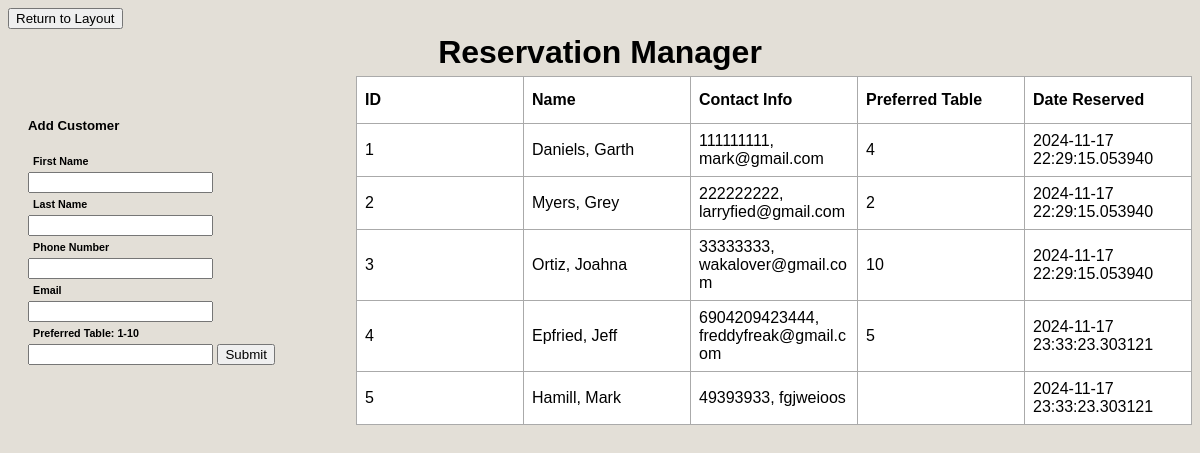
Page /reservation_manager on the earlier database version.
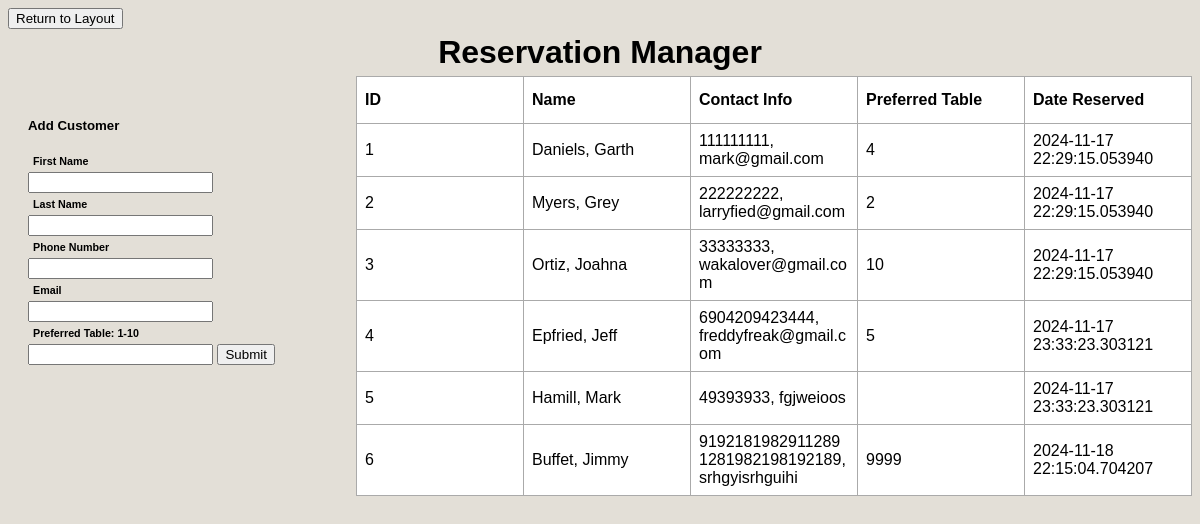
Same page on the later database version.
### main.py (models this page shows, shortened)
class Customer(db.Model):
    cust_id = db.Column(db.Integer, primary_key=True, autoincrement=True)
    cust_first_name = db.Column(db.String(50), nullable=False)
    cust_last_name = db.Column(db.String(50), nullable=False)
    phone_no = db.Column(db.String(10), unique=True, nullable=False)
    email = db.Column(db.String(60), unique=True, nullable=False)
    pref_table = db.Column(db.Integer, db.ForeignKey("table.table_id"))
    date_created = db.Column(db.DateTime, default = datetime.now(), nullable=False)
    date_reserved = db.Column(db.DateTime, default = datetime.now(), nullable=False)

### main.py (the view)
@app.route('/reservation_manager', methods=['GET','POST'])
def add_reservation():
    if request.method == 'POST':
        cust_first_name = request.form['First Name']
        cust_last_name = request.form['Last Name']
        phone_no = request.form['Phone No.']
        email = request.form['Email']
        pref_table = request.form['Preferred Table']
        try:
            db.session.add(Customer(cust_first_name,
                                    cust_last_name,
                                    phone_no, email,
                                    pref_table))
            db.session.commit()
            return redirect('/reservation_manager')
        except:
            return 'There was an issue reserving your table'
    else:
        customers = Customer.query.order_by(Customer.cust_id).all()
        return render_template('reservation_manager.html', customers = customers)

### templates/reservation_manager.html (shortened to what this page needs)
{% extends 'base.html' %}
{% block head %}
<link rel="stylesheet" href="{{url_for('static', filename='css/main.css')}}">
{% endblock %}
{% block body %}
<div>
    <form action="/" method="GET">
        <button>Return to Layout</button>
    </form>
    <h1 style="text-align: center;">Reservation Manager</h1>
    <div class="container">
    <div class="form-container-non-centered">
        <form action="/reservation_manager" method="POST">
            <h5>Add Customer</h5>
            <h6>First Name</h6>
            <input type="text" name="First Name" id="first_name">
            <h6>Last Name</h6>
            <input type="text" name="Last Name" id="last_name">
            <h6>Phone Number</h6>
            <input type="text" name="Phone No." id="phone_no">
            <h6>Email</h6>
            <input type="text" name="Email" id="email">
            <h6>Preferred Table: 1-10</h6>
            <input type="text" name="Preferred Table" id="pref_table">
            <input type="submit" name="Enter Info">
        </form>
    </div>
    <table class="table">
        <tr>
          <th>ID</th>
          <th>Name</th>
          <th>Contact Info</th>
          <th>Preferred Table</th>
          <th>Date Reserved</th>
        </tr>
        {% for customer in customers %}
        <tr>
          <td>{{customer.cust_id}} </td>
          <td>{{customer.cust_last_name}}, {{customer.cust_first_name}}</td>
          <td>{{customer.phone_no}}, {{customer.email}}</td>
          <td>{{customer.pref_table}}</td>
          <td>{{customer.date_reserved}}</td>
        </tr>
        {% endfor %}
    </table>
    </div>
</div>
{% endblock %}

Differences in the rows shown:
added Customer: cust_id "6", cust_last_name "Buffet", cust_first_name "Jimmy", phone_no "91921819829112891281982198192189", email "srhgyisrhguihi", pref_table "9999", date_reserved "2024-11-18 22:15:04.704207"
